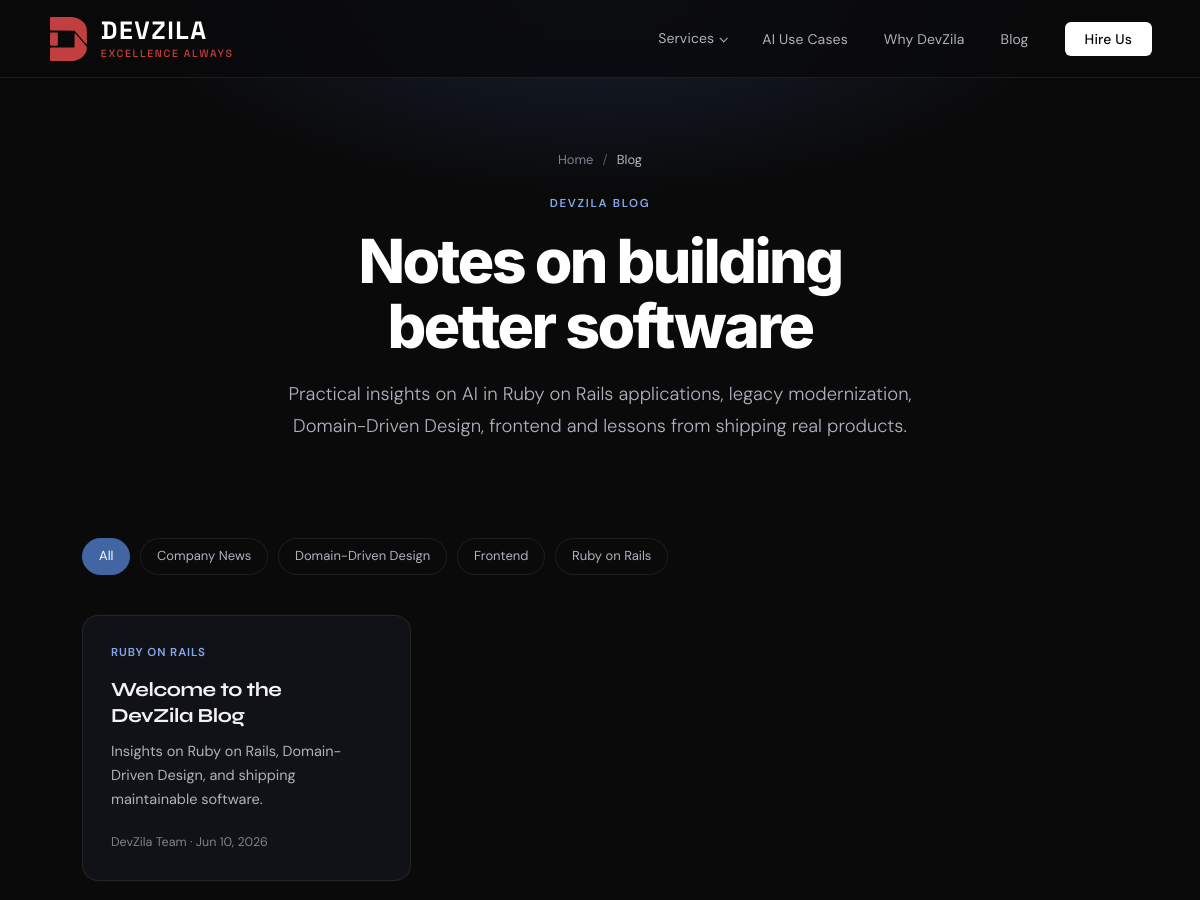
The page /blog.php (upper part) on the database as committed earlier.
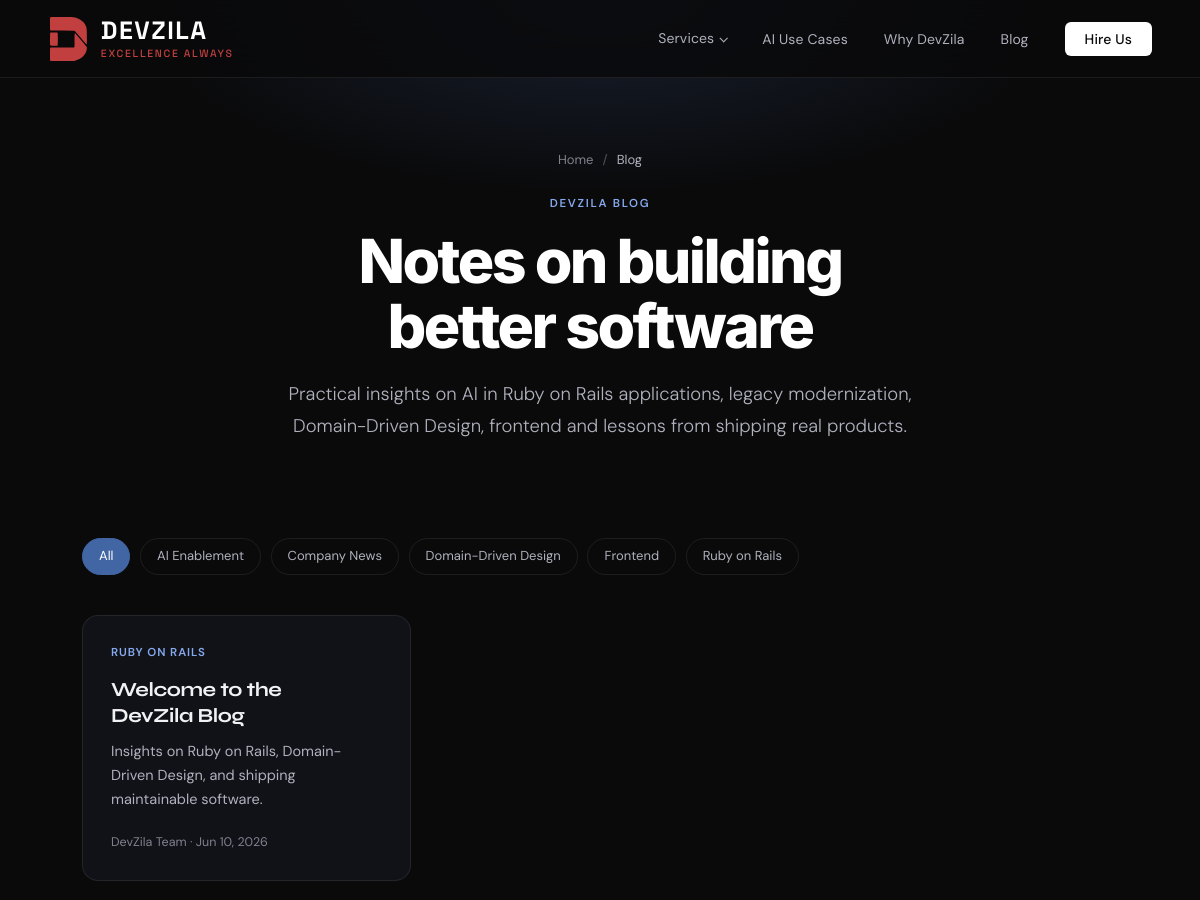
The same page on the database as committed later.
### tables this page shows
CREATE TABLE IF NOT EXISTS blog_categories (
  id          BIGINT UNSIGNED NOT NULL AUTO_INCREMENT,
  name        VARCHAR(150)    NOT NULL,
  slug        VARCHAR(160)    NOT NULL,
  created_at  DATETIME        NOT NULL DEFAULT CURRENT_TIMESTAMP,
  PRIMARY KEY (id),
  UNIQUE KEY uniq_category_slug (slug)
);

CREATE TABLE IF NOT EXISTS blog_posts (
  id            BIGINT UNSIGNED NOT NULL AUTO_INCREMENT,
  title         VARCHAR(220)    NOT NULL,
  slug          VARCHAR(240)    NOT NULL,
  excerpt       TEXT            DEFAULT NULL,
  body          MEDIUMTEXT      NOT NULL,
  author_id     BIGINT UNSIGNED DEFAULT NULL,
  category_id   BIGINT UNSIGNED DEFAULT NULL,
  status        ENUM('draft','published') NOT NULL DEFAULT 'draft',
  published_at  DATETIME        DEFAULT NULL,
  created_at    DATETIME        NOT NULL DEFAULT CURRENT_TIMESTAMP,
  updated_at    DATETIME        NOT NULL DEFAULT CURRENT_TIMESTAMP ON UPDATE CURRENT_TIMESTAMP,
  PRIMARY KEY (id),
  UNIQUE KEY uniq_post_slug (slug),
  KEY idx_status (status),
  KEY idx_author (author_id),
  KEY idx_category (category_id),
  KEY idx_published_at (published_at),
  CONSTRAINT fk_post_author   FOREIGN KEY (author_id)   REFERENCES blog_authors(id)    ON DELETE SET NULL,
  CONSTRAINT fk_post_category FOREIGN KEY (category_id) REFERENCES blog_categories(id) ON DELETE SET NULL
);

CREATE TABLE IF NOT EXISTS blog_authors (
  id          BIGINT UNSIGNED NOT NULL AUTO_INCREMENT,
  name        VARCHAR(150)    NOT NULL,
  email       VARCHAR(200)    DEFAULT NULL,
  bio         TEXT            DEFAULT NULL,
  created_at  DATETIME        NOT NULL DEFAULT CURRENT_TIMESTAMP,
  PRIMARY KEY (id)
);

### lib/db.php (called while the page is built, shortened)
<?php
function e(?string $value): string
{
    return htmlspecialchars((string) $value, ENT_QUOTES, 'UTF-8');
}

### blog.php (the view, shortened to what this page needs)
<?php
require_once __DIR__ . '/lib/site.php';
$categorySlug = isset($_GET['category']) ? trim((string) $_GET['category']) : '';
$posts = [];
$categories = [];
$activeCategory = null;
$dbError = false;
try {
    $pdo = db();
    $categories = $pdo->query('SELECT name, slug FROM blog_categories ORDER BY name')->fetchAll();
    $sql = 'SELECT p.title, p.slug, p.excerpt, p.published_at, p.created_at,
                   a.name AS author_name, c.name AS category_name, c.slug AS category_slug
            FROM blog_posts p
            LEFT JOIN blog_authors a    ON a.id = p.author_id
            LEFT JOIN blog_categories c ON c.id = p.category_id
            WHERE p.status = "published"';
    $params = [];
    $sql .= ' ORDER BY COALESCE(p.published_at, p.created_at) DESC';
    $stmt = $pdo->prepare($sql);
    $stmt->execute($params);
    $posts = $stmt->fetchAll();
} catch (Throwable $ex) {
    $dbError = true;
}
if ($activeCategory) {
    $pageTitle = "{$activeCategory} Articles — DevZila Blog";
    $pageDescription = "Articles about {$activeCategory} from DevZila, the AI-first Ruby on Rails consultancy: practical guides and lessons from real projects.";
    $pagePath = '/blog?category=' . rawurlencode($categorySlug);
    $pageBreadcrumbs = [['Home', '/'], ['Blog', '/blog'], [$activeCategory]];
} else {
    $pageBreadcrumbs = [['Home', '/'], ['Blog']];
}
require __DIR__ . '/partials/header.php';
?>
<header class="page-hero">
  <?= render_breadcrumbs($pageBreadcrumbs) ?>
  <div class="eyebrow">DevZila Blog</div>
  <h1><?= $activeCategory ? e($activeCategory) : 'Notes on building better software' ?></h1>
  <p class="lede">Practical insights on AI in Ruby on Rails applications, legacy modernization, Domain-Driven Design, frontend and lessons from shipping real products.</p>
</header>
<div class="blog-wrap">
  <?php if ($categories): ?>
  <nav class="cat-pills" aria-label="Blog categories">
    <a class="cat-pill <?= $categorySlug === '' ? 'active' : '' ?>" href="/blog">All</a>
    <?php foreach ($categories as $c): ?>
      <a class="cat-pill <?= $categorySlug === $c['slug'] ? 'active' : '' ?>" href="/blog?category=<?= e(rawurlencode($c['slug'])) ?>"><?= e($c['name']) ?></a>
    <?php endforeach; ?>
  </nav>
  <?php endif; ?>
  <?php if ($dbError): ?>
    <div class="blog-empty">The blog is temporarily unavailable. Please check back soon.</div>
  <?php elseif (!$posts): ?>
    <div class="blog-empty">No posts published yet. Check back soon!</div>
  <?php else: ?>
    <div class="blog-grid">
      <?php foreach ($posts as $p): ?>
        <a class="post-card" href="/blog/<?= e($p['slug']) ?>">
          <?php if (!empty($p['category_name'])): ?>
            <div class="post-cat"><?= e($p['category_name']) ?></div>
          <?php endif; ?>
          <h2><?= e($p['title']) ?></h2>
          <p><?= e($p['excerpt'] ?? '') ?></p>
          <div class="post-meta">
            <?= e($p['author_name'] ?? 'DevZila') ?> ·
            <?= e(date('M j, Y', strtotime($p['published_at'] ?? $p['created_at']))) ?>
          </div>
        </a>
      <?php endforeach; ?>
    </div>
  <?php endif; ?>
</div>
<?php require __DIR__ . '/partials/footer.php'; ?>

### partials/header.php (shortened to what this page needs)
<?php
require_once __DIR__ . '/../lib/site.php';
$pageBreadcrumbs = $pageBreadcrumbs ?? [];
$navServicesHref = $navServicesHref ?? '/#services';
?>
<!DOCTYPE html>
<html lang="en">
<head>
<link rel="stylesheet" href="<?= e(asset('/assets/site.css')) ?>">
</head>
<body>
<nav class="site-nav" aria-label="Primary">
  <?= logo_link() ?>
  <ul class="nav-links">
    <li class="nav-dropdown">
      <a href="<?= e($navServicesHref) ?>" aria-haspopup="true">Services</a>
    </li>
    <li><a href="/ai-use-cases">AI Use Cases</a></li>
    <li><a href="/why-devzila">Why DevZila</a></li>
    <li><a href="/blog">Blog</a></li>
    <li><a href="/hire-us" class="nav-cta">Hire Us</a></li>
  </ul>
</nav>
<main id="main">

### lib/site.php (shortened to what this page needs)
<?php
require_once __DIR__ . '/db.php';
function logo_mark(): string
{
    return '<svg class="logo-icon" viewBox="0 0 649 763" fill="none" xmlns="http://www.w3.org/2000/svg" aria-hidden="true" focusable="false">'
        . '<g transform="translate(0,763) scale(0.1,-0.1)">'
        . '<path fill="currentColor" d="M1965 7320 c-902 -6 -1124 -10 -1285 -24 -107 -10 -218 -24 -247 -32 -95 -26 -139 -114 -129 -256 4 -46 10 -450 15 -898 5 -564 12 -826 19 -851 15 -46 50 -78 99 -91 25 -6 684 -12 1883 -17 l1845 -6 45 -27 c55 -32 159 -139 305 -313 60 -71 186 -220 280 -330 94 -110 292 -342 439 -515 562 -661 789 -920 822 -940 43 -27 81 -23 108 13 21 28 21 38 24 543 4 655 -13 1585 -33 1759 -30 268 -70 416 -171 621 -73 149 -230 392 -328 506 -165 193 -488 424 -821 588 -265 130 -492 203 -749 241 -144 21 -604 40 -896 37 -74 -1 -625 -5 -1225 -8z M441 4856 c-55 -18 -88 -50 -101 -95 -14 -47 -24 -1446 -13 -1721 8 -191 10 -207 31 -238 46 -63 54 -65 402 -70 173 -2 401 0 507 6 216 11 240 19 271 91 22 51 34 733 24 1400 -7 484 -9 518 -27 556 -40 80 -25 78 -569 82 -397 2 -489 1 -525 -11z M4259 4661 c-28 -23 -26 54 -37 -1277 l-7 -811 -28 -41 c-16 -22 -43 -46 -60 -53 -25 -10 -392 -13 -1747 -15 -943 -2 -1770 -7 -1838 -12 -138 -9 -163 -21 -197 -88 -18 -38 -19 -68 -23 -819 -2 -429 0 -867 5 -973 l9 -193 37 -37 37 -37 1818 0 1817 0 130 28 c433 95 813 265 1197 537 362 256 675 717 751 1105 63 322 70 491 25 580 -24 46 -247 319 -563 691 -66 77 -221 259 -345 404 -124 146 -306 359 -405 475 -99 115 -212 248 -250 295 -212 256 -262 293 -326 241z"/>'
        . '</g></svg>';
}
function logo_link(): string
{
    return '<a href="/" class="nav-logo" aria-label="' . e(SITE_NAME . ' — ' . SITE_PUNCH) . '">'
        . logo_mark()
        . '<span class="logo-lockup">'
        . '<span class="logo-text">' . e(SITE_NAME) . '</span>'
        . '<span class="logo-tag">' . e(SITE_PUNCH) . '</span>'
        . '</span></a>';
}
function asset(string $path): string
{
    $file = __DIR__ . '/..' . $path;
    $version = is_file($file) ? (string) filemtime($file) : '1';
    return $path . '?v=' . $version;
}
function render_breadcrumbs(array $crumbs): string
{
    $parts = [];
    $last = count($crumbs) - 1;
    foreach (array_values($crumbs) as $i => $crumb) {
        $path = $crumb[1] ?? null;
        if ($i === $last || !$path) {
            $parts[] = '<span' . ($i === $last ? ' aria-current="page"' : '') . '>' . e($crumb[0]) . '</span>';
        } else {
            $parts[] = '<a href="' . e($path) . '">' . e($crumb[0]) . '</a>';
        }
    }
    return '<nav class="breadcrumb" aria-label="Breadcrumb">' . implode(' <span class="sep" aria-hidden="true">/</span> ', $parts) . '</nav>';
}

### partials/footer.php (shortened to what this page needs)
</main>
</body>
</html>

Rows that differ between the two databases and show on the page:
added blog_categories: name "AI Enablement"
